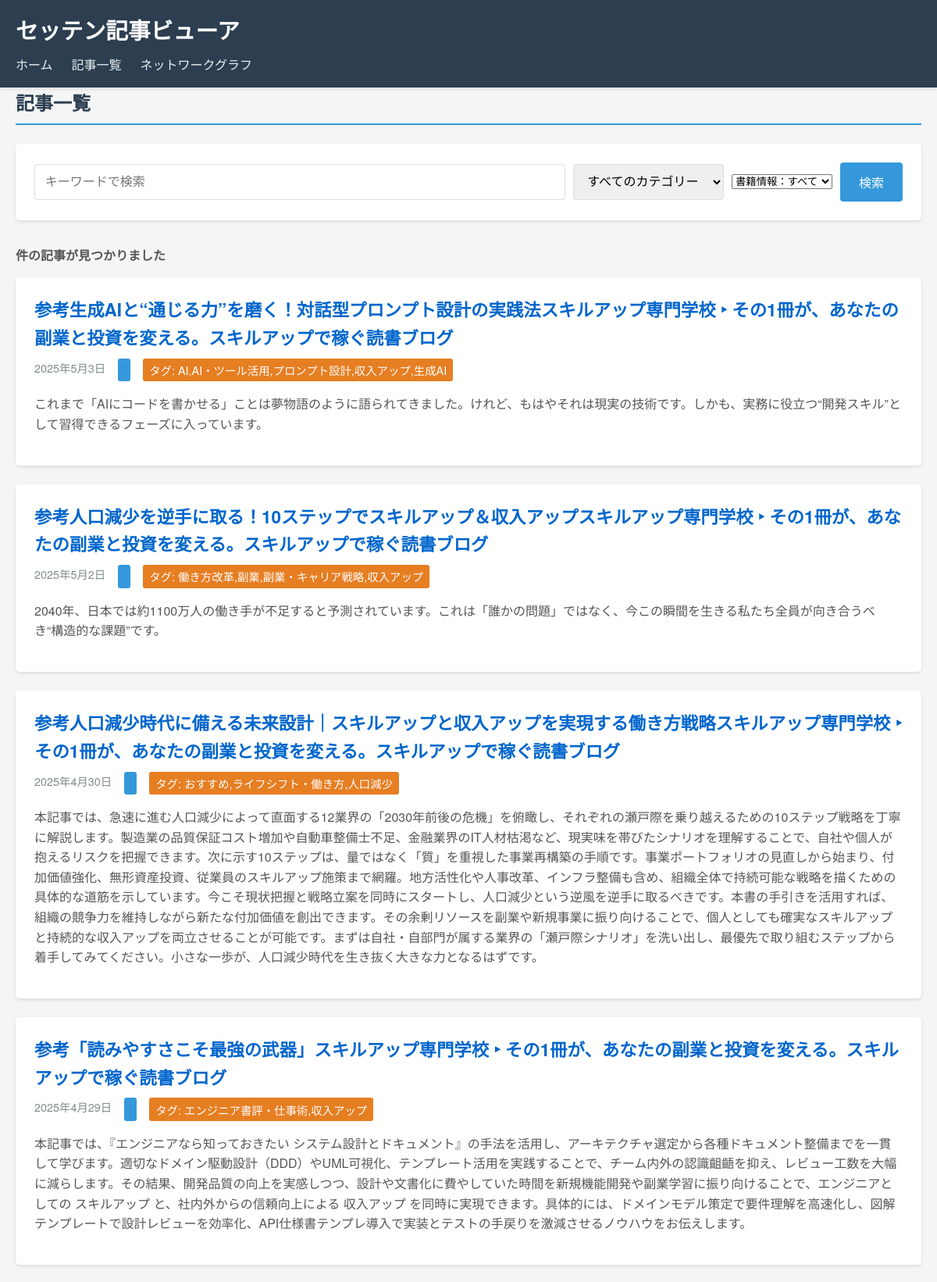
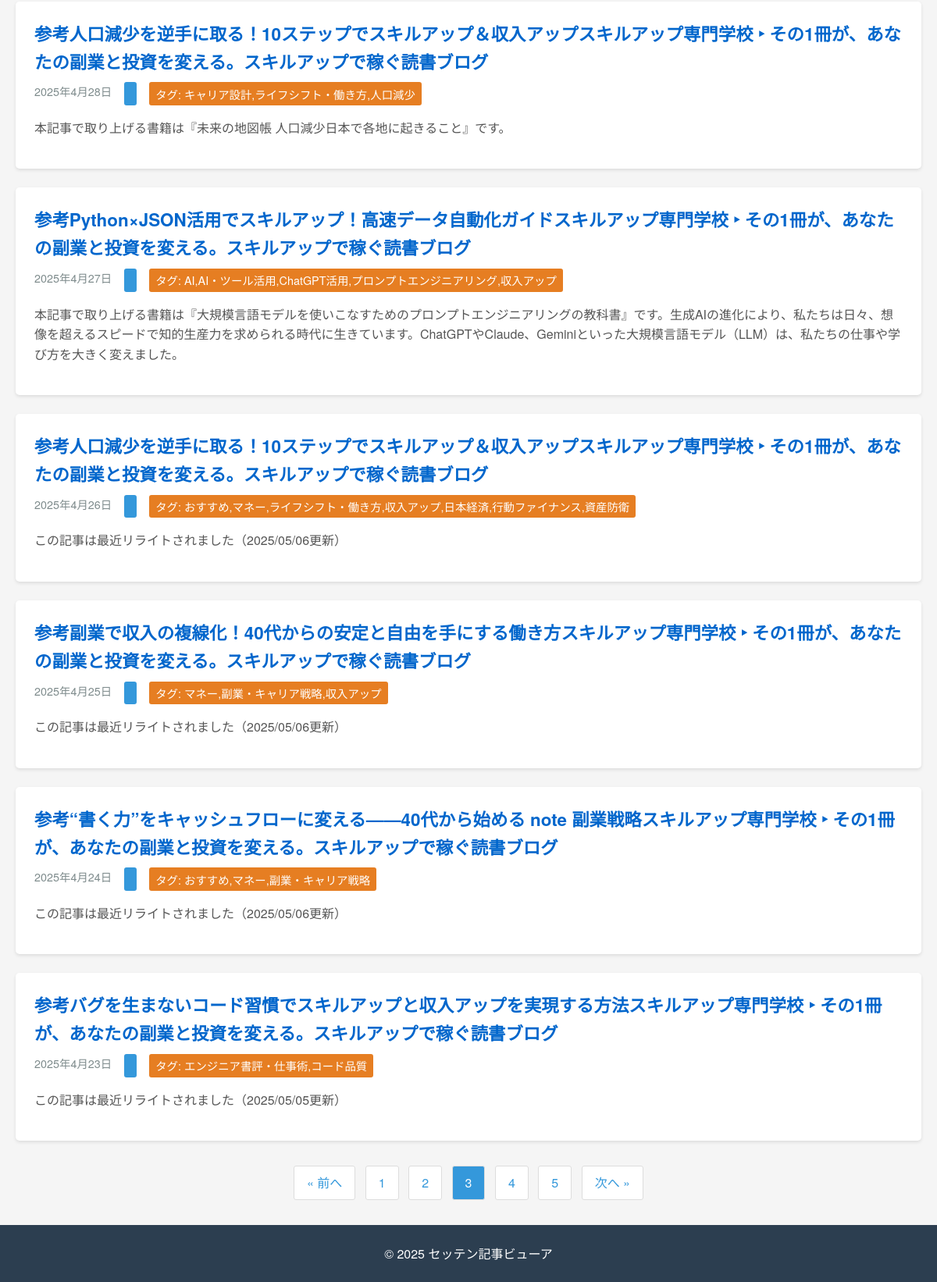
Page /articles/?page=3 on the committed database (2 pictures, top to bottom).
### articles/models.py (models this page shows, shortened)
class Article(models.Model):
    id = models.AutoField(primary_key=True)
    title = models.CharField(max_length=500, null=True, verbose_name='タイトル')
    url = models.URLField(unique=True, null=True, verbose_name='URL')
    post_date = models.DateField(null=True, blank=True, verbose_name='投稿日')
    updated_date = models.DateField(null=True, blank=True, verbose_name='更新日')
    content_intro = models.TextField(blank=True, null=True, verbose_name='導入文')
    category = models.ForeignKey(Category, null=True, blank=True, on_delete=models.SET_NULL,
                                verbose_name='カテゴリ', related_name='articles')
    tags = models.CharField(max_length=500, blank=True, null=True, verbose_name='タグ')
    headings = models.TextField(blank=True, null=True, verbose_name='見出し')
    book_title = models.CharField(max_length=500, blank=True, null=True, verbose_name='書籍タイトル')
    book_author = models.CharField(max_length=200, blank=True, null=True, verbose_name='著者')
    book_isbn = models.CharField(max_length=13, blank=True, null=True, verbose_name='ISBN')
    book_asin = models.CharField(max_length=10, blank=True, null=True, verbose_name='ASIN')
    word_count = models.IntegerField(default=0, verbose_name='文字数')
    internal_links = models.TextField(blank=True, null=True, verbose_name='内部リンク')
    frequent_words = models.TextField(blank=True, null=True, verbose_name='頻出語')
    broken_links = models.TextField(blank=True, null=True, verbose_name='リンク切れ')
    crawled_at = models.DateTimeField(auto_now_add=True, verbose_name='取得日時')
    class Meta:
        managed = True
        db_table = 'articles'
        ordering = ['-post_date']
        verbose_name = '記事'
        verbose_name_plural = '記事'

### articles/views.py (the view, shortened to what this page needs)
# urls.py: path('articles/', views.article_list, name='article_list'),
def article_list(request):
    parent_categories = Category.objects.filter(parent__isnull=True).order_by('name')
    all_categories = []
    for parent in parent_categories:
        all_categories.append(parent)
        child_categories = Category.objects.filter(parent=parent).order_by('name')
        all_categories.extend(child_categories)
    query = request.GET.get('q', '')
    category_id = request.GET.get('category', '')
    has_book_info = request.GET.get('has_book', '')
    articles = Article.objects.all().order_by('-post_date')
    selected_category = None
    if has_book_info == '1':
        articles = articles.filter(
            Q(book_title__isnull=False, book_title__gt='') |
            Q(book_isbn__isnull=False, book_isbn__gt='') |
            Q(book_asin__isnull=False, book_asin__gt='')
        )
    articles = articles.order_by('-post_date', '-crawled_at')
    paginator = Paginator(articles, 10)  # 1ページあたり10件の記事
    page_number = request.GET.get('page')
    page_obj = paginator.get_page(page_number)
    context = {
        'articles': page_obj,
        'categories': all_categories,
        'query': query,
        'selected_category': selected_category,
        'has_book_info': has_book_info,
        'total_count': articles.count(),  # 検索結果の総数
    }
    return render(request, 'articles/article_list.html', context)

### articles/templates/articles/article_list.html (shortened to what this page needs)
{% extends 'articles/base.html' %}
{% block content %}
    <h2>記事一覧</h2>
    <div class="search-form">
        <form method="get" action="{% url 'articles:article_list' %}">
            <div class="form-group">
                <input type="text" name="q" value="{{ request.GET.q }}" placeholder="キーワードで検索" class="search-input">
                <select name="category" class="category-select">
                    <option value="">すべてのカテゴリー</option>
                </select>
                <select name="has_book" class="book-select">
                    <option value="">書籍情報：すべて</option>
                </select>
                <button type="submit" class="btn">検索</button>
            </div>
        </form>
    </div>
    {% if articles %}
        <div class="articles-count">
            {{ articles.count }} 件の記事が見つかりました
        </div>
        <div class="article-list">
            {% for article in articles %}
                <div class="article-item">
                    <h3><a href="{% url 'articles:article_detail' article.id %}">{{ article.title }}</a></h3>
                    <div class="article-meta">
                        <span class="date">{{ article.post_date|date:"Y年n月j日" }}</span>
                        <span class="category">
                        </span>
                        {% if article.tags %}
                            <span class="tags">
                                タグ: {{ article.tags }}
                            </span>
                        {% endif %}
                    </div>
                    {% if article.content_intro %}
                        <div class="article-intro">
                            {{ article.content_intro|truncatewords:50 }}
                        </div>
                    {% endif %}
                </div>
            {% endfor %}
        </div>
        {% if articles.has_other_pages %}
            <div class="pagination">
                {% if articles.has_previous %}
                    <a href="?page={{ articles.previous_page_number }}">&laquo; 前へ</a>
                {% endif %}
                {% for num in articles.paginator.page_range %}
                    {% if articles.number == num %}
                        <span class="current">{{ num }}</span>
                    {% else %}
                        <a href="?page={{ num }}">{{ num }}</a>
                    {% endif %}
                {% endfor %}
                {% if articles.has_next %}
                    <a href="?page={{ articles.next_page_number }}">次へ &raquo;</a>
                {% endif %}
            </div>
        {% endif %}
    {% else %}
        <p>該当する記事が見つかりませんでした。</p>
    {% endif %}
{% endblock %}

### articles/static/css/style.css (style rules this page uses)
* { box-sizing: border-box; margin: 0; padding: 0; }
body { font-family: 'Helvetica Neue', Arial, 'Hiragino Kaku Gothic ProN', 'Hiragino Sans', Meiryo, sans-serif; line-height: 1.6; color: #333; background-color: #f5f5f5; }
a { color: #0066cc; text-decoration: none; }
h2 { margin-bottom: 1.5rem; color: #2c3e50; border-bottom: 2px solid #3498db; padding-bottom: 0.5rem; }
.search-form { background-color: #fff; padding: 1.5rem; border-radius: 5px; box-shadow: 0 2px 4px rgba(0,0,0,0.1); margin-bottom: 2rem; }
.form-group { display: flex; flex-wrap: wrap; align-items: center; gap: 10px; }
.search-input { flex: 1; padding: 0.8rem; border: 1px solid #ddd; border-radius: 4px; font-size: 1rem; min-width: 200px; }
.category-select { padding: 0.8rem; border: 1px solid #ddd; border-radius: 4px; font-size: 1rem; min-width: 150px; }
.btn { background-color: #3498db; color: white; border: none; padding: 0.8rem 1.5rem; border-radius: 4px; cursor: pointer; font-size: 1rem; transition: background-color 0.2s; }
.articles-count { margin-bottom: 1rem; font-weight: bold; color: #555; }
.article-item { background-color: white; padding: 1.5rem; border-radius: 5px; box-shadow: 0 2px 4px rgba(0,0,0,0.1); margin-bottom: 1.5rem; }
.article-item h3 { margin-bottom: 0.5rem; font-size: 1.4rem; color: #2c3e50; }
.article-meta { display: flex; gap: 1rem; margin-bottom: 1rem; font-size: 0.9rem; color: #7f8c8d; }
.category { background-color: #3498db; color: white; padding: 0.2rem 0.5rem; border-radius: 3px; }
.article-intro { color: #555; margin-bottom: 1rem; }
.pagination { margin: 2rem 0; text-align: center; }
.pagination a, .pagination span { display: inline-block; padding: 0.5rem 1rem; margin: 0 0.25rem; border: 1px solid #ddd; border-radius: 3px; }
.pagination a { background-color: white; color: #3498db; }
.pagination span.current { background-color: #3498db; color: white; }
.tags { background-color: #e67e22; color: white; padding: 0.2rem 0.5rem; border-radius: 3px; margin-right: 0.5rem; }

### rows in the picture
Article: title "参考生成AIと“通じる力”を磨く！対話型プロンプト設計の実践法スキルアップ専門学校 ‣ その1冊が、あなたの副業と投資を変える。スキルアップで稼ぐ読書ブログ", post_date "2025年5月3日", tags "AI,AI・ツール活用,プロンプト設計,収入アップ,生成AI", content_intro "これまで「AIにコードを書かせる」ことは夢物語のように語られてきました。けれど、もはやそれは現実の技術です。しかも、実務に役立つ“開発スキル”として習得できるフェーズに入っています。"
Article: title "参考人口減少を逆手に取る！10ステップでスキルアップ＆収入アップスキルアップ専門学校 ‣ その1冊が、あなたの副業と投資を変える。スキルアップで稼ぐ読書ブログ", post_date "2025年5月2日", tags "働き方改革,副業,副業・キャリア戦略,収入アップ", content_intro "2040年、日本では約1100万人の働き手が不足すると予測されています。これは「誰かの問題」ではなく、今この瞬間を生きる私たち全員が向き合うべき“構造的な課題”です。"
Article: title "参考人口減少時代に備える未来設計｜スキルアップと収入アップを実現する働き方戦略スキルアップ専門学校 ‣ その1冊が、あなたの副業と投資を変える。スキルアップで稼ぐ読書ブログ", post_date "2025年4月30日", tags "おすすめ,ライフシフト・働き方,人口減少", content_intro "本記事では、急速に進む人口減少によって直面する12業界の「2030年前後の危機」を俯瞰し、それぞれの瀬戸際を乗り越えるための10ステップ戦略を丁寧に解説します。製造業の品質保証コスト増加や自動車整備士不足、金融業界のIT人材枯渇など、現実味を帯びたシナリオを理解することで、自社や個人が抱えるリスクを把握できます。次に示す10ステップは、量ではなく「質」を重視した事業再構築の手順です。事業ポートフォリオの見直しから始まり、付加価値強化、無形資産投資、従業員のスキルアップ施策まで網羅。地方活性化や人事改革、インフラ整備も含め、組織全体で持続可能な戦略を描くための具体的な道筋を示しています。今こそ現状把握と戦略立案を同時にスタートし、人口減少という逆風を逆手に取るべきです。本書の手引きを活用すれば、組織の競争力を維持しながら新たな付加価値を創出できます。その余剰リソースを副業や新規事業に振り向けることで、個人としても確実なスキルアップと持続的な収入アップを両立させることが可能です。まずは自社・自部門が属する業界の「瀬戸際シナリオ」を洗い出し、最優先で取り組むステップから着手してみてください。小さな一歩が、人口減少時代を生き抜く大きな力となるはずです。"
Article: title "参考「読みやすさこそ最強の武器」スキルアップ専門学校 ‣ その1冊が、あなたの副業と投資を変える。スキルアップで稼ぐ読書ブログ", post_date "2025年4月29日", tags "エンジニア書評・仕事術,収入アップ", content_intro "本記事では、『エンジニアなら知っておきたい システム設計とドキュメント』の手法を活用し、アーキテクチャ選定から各種ドキュメント整備までを一貫して学びます。適切なドメイン駆動設計（DDD）やUML可視化、テンプレート活用を実践することで、チーム内外の認識齟齬を抑え、レビュー工数を大幅に減らします。その結果、開発品質の向上を実感しつつ、設計や文書化に費やしていた時間を新規機能開発や副業学習に振り向けることで、エンジニアとしての スキルアップ と、社内外からの信頼向上による 収入アップ を同時に実現できます。具体的には、ドメインモデル策定で要件理解を高速化し、図解テンプレートで設計レビューを効率化、API仕様書テンプレ導入で実装とテストの手戻りを激減させるノウハウをお伝えします。"
Article: title "参考人口減少を逆手に取る！10ステップでスキルアップ＆収入アップスキルアップ専門学校 ‣ その1冊が、あなたの副業と投資を変える。スキルアップで稼ぐ読書ブログ", post_date "2025年4月28日", tags "キャリア設計,ライフシフト・働き方,人口減少", content_intro "本記事で取り上げる書籍は『未来の地図帳 人口減少日本で各地に起きること』です。"
Article: title "参考Python×JSON活用でスキルアップ！高速データ自動化ガイドスキルアップ専門学校 ‣ その1冊が、あなたの副業と投資を変える。スキルアップで稼ぐ読書ブログ", post_date "2025年4月27日", tags "AI,AI・ツール活用,ChatGPT活用,プロンプトエンジニアリング,収入アップ", content_intro "本記事で取り上げる書籍は『大規模言語モデルを使いこなすためのプロンプトエンジニアリングの教科書』です。生成AIの進化により、私たちは日々、想像を超えるスピードで知的生産力を求められる時代に生きています。ChatGPTやClaude、Geminiといった大規模言語モデル（LLM）は、私たちの仕事や学び方を大きく変えました。"
Article: title "参考人口減少を逆手に取る！10ステップでスキルアップ＆収入アップスキルアップ専門学校 ‣ その1冊が、あなたの副業と投資を変える。スキルアップで稼ぐ読書ブログ", post_date "2025年4月26日", tags "おすすめ,マネー,ライフシフト・働き方,収入アップ,日本経済,行動ファイナンス,資産防衛", content_intro "この記事は最近リライトされました（2025/05/06更新）"
Article: title "参考副業で収入の複線化！40代からの安定と自由を手にする働き方スキルアップ専門学校 ‣ その1冊が、あなたの副業と投資を変える。スキルアップで稼ぐ読書ブログ", post_date "2025年4月25日", tags "マネー,副業・キャリア戦略,収入アップ", content_intro "この記事は最近リライトされました（2025/05/06更新）"
Article: title "参考“書く力”をキャッシュフローに変える――40代から始める note 副業戦略スキルアップ専門学校 ‣ その1冊が、あなたの副業と投資を変える。スキルアップで稼ぐ読書ブログ", post_date "2025年4月24日", tags "おすすめ,マネー,副業・キャリア戦略", content_intro "この記事は最近リライトされました（2025/05/06更新）"
Article: title "参考バグを生まないコード習慣でスキルアップと収入アップを実現する方法スキルアップ専門学校 ‣ その1冊が、あなたの副業と投資を変える。スキルアップで稼ぐ読書ブログ", post_date "2025年4月23日", tags "エンジニア書評・仕事術,コード品質", content_intro "この記事は最近リライトされました（2025/05/05更新）"

### other values in the picture
{{ num }} "1" "2" "4" "5"
{{ num }} "3"
